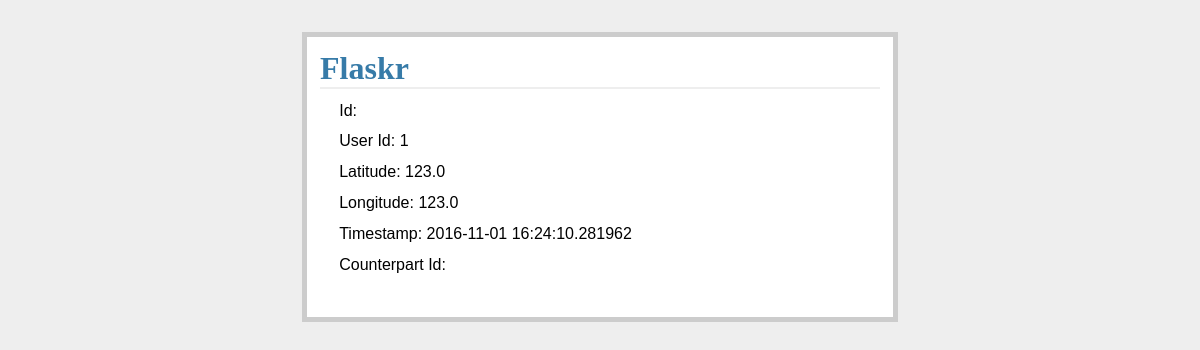
The page /noober/show_riders on the database as committed earlier.
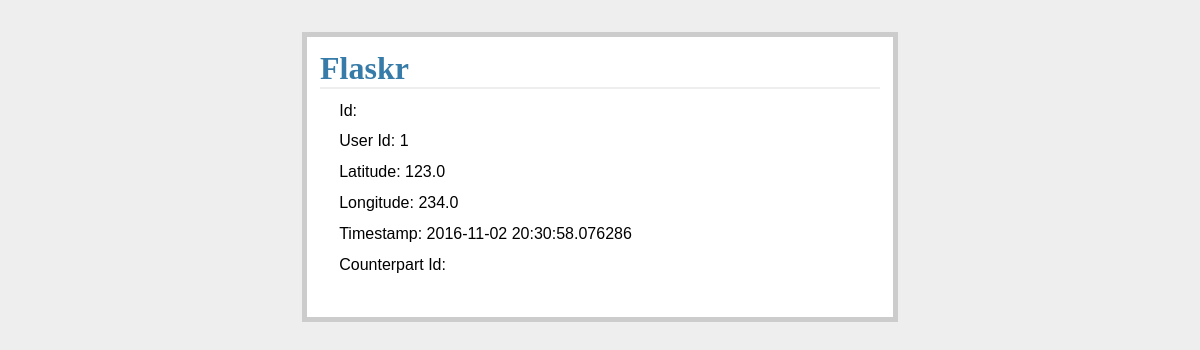
The same page on the database as committed later.
### tables this page shows
CREATE TABLE riders (
  user_id string not null primary key,
  lat float(10,6) not null,
  lon float(10,6) not null,
  timestamp string,
  matched_driver_id string
);

### basic.py (the view)
@app.route("/noober/show_riders")
def show_riders():
        riders = query_db('select * from riders')
        return render_template('show_entries.html', entries=riders)

### dbutil.py (called while the page is built)
def connect_db():
        rv = sqlite3.connect(app.config['DATABASE'])
        rv.row_factory = sqlite3.Row
        return rv

def get_db():
        if not hasattr(g, 'sqlite_db'):
                g.sqlite_db = connect_db()
        return g.sqlite_db

def query_db(query, args=(), one=False):
        cur = get_db().execute(query,args)
        rv = cur.fetchall()
        cur.close()
        return (rv[0] if rv else None) if one else rv

### templates/show_entries.html
{% extends "layout.html" %}
{% block body %}
<ul class="entries">
  {% for entry in entries %}
  <li>Id: {{entry.transaction_id}} </li>
  <li>User Id: {{entry.user_id}} </li>
  <li>Latitude: {{ entry.lat }} </li>
  <li>Longitude: {{entry.lon }} </li>
  <li>Timestamp: {{entry.timestamp|safe }} </li>
  <li>Counterpart Id: {{entry.counterpart_user_id|safe }} </li>
  <br>
  {% else %}
  <li><em>Unbelievable.  No entries here so far</em></li>
  {% endfor %}
</ul>
{% endblock %}

### templates/layout.html (shortened to what this page needs)
<!doctype html>
<link rel=stylesheet type=text/css href="{{ url_for('static', filename='style.css') }}">
<div class=page>
  <h1>Flaskr</h1>
  {% block body %}{% endblock %}
  </div>

### static/style.css (style rules this page uses)
a, h1, h2 { color: #377ba8; }
h1, h2 { font-family: 'Georgia', serif; margin: 0; }
h1 { border-bottom: 2px solid #eee; }
.page { margin: 2em auto; width: 35em; border: 5px solid #ccc; padding: 0.8em; background: white; }
.entries { list-style: none; margin: 0; padding: 0; }
.entries li { margin: 0.8em 1.2em; }

Rows that differ between the two databases and show on the page:
changed riders id 1: lon "123.0" → "234.0"; timestamp "2016-11-01 16:24:10.281962" → "2016-11-02 20:30:58.076286"
